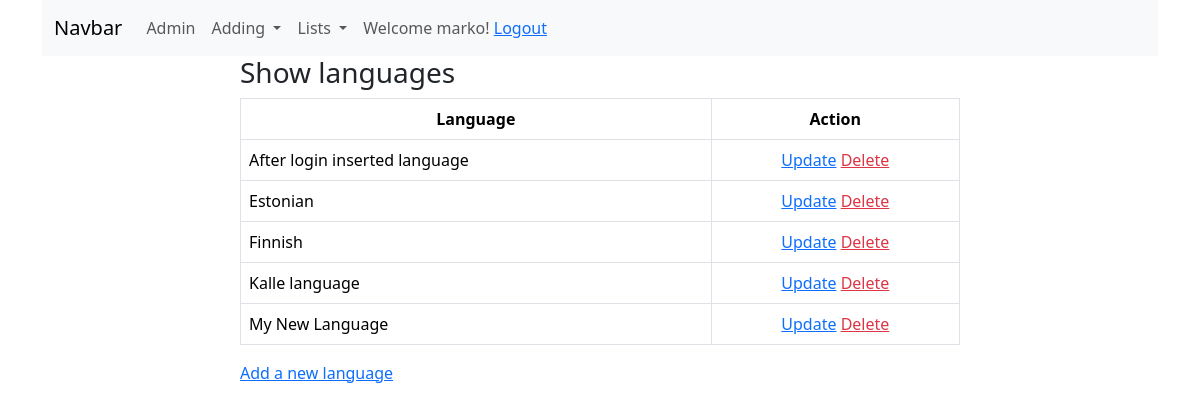
The app's page /booksapp/language_list/ (signed in) with its own data.
### booksapp/models.py (models this page shows)
class Language(models.Model):
    language = models.CharField(max_length=50,
                                validators=[MinLengthValidator(3)])
    def __str__(self):
        return self.language

### booksapp/views.py (the view)
# urls.py: path('language_list/', views.LanguageListView.as_view(), name='language_list'),  # Language List View
class LanguageListView(ListView):
    model = Language
    queryset = Language.objects.order_by('language')

### booksapp/templates/booksapp/language_list.html
{% extends 'base.html' %}
{% block content %}
	<div class="container">
        <div class="row">
            <div class="col-8 mx-auto">
                <h3>Show languages</h3>
                <table class="table table-bordered table-hover">
                    <thead>
                        <tr class="text-center">
                            <th>Language</th>
                            {% if user.is_authenticated %}
                                <th>Action</th>
                            {% endif %}
                        </tr>
                    </thead>
                    <tbody>
                        {% for language in object_list %}
                            <tr>
                                <td>{{ language }}</td>
                                {% if user.is_authenticated %}
                                    <td class="text-center">
                                        <a href="{% url 'booksapp:language_update' pk=language.id %}">Update</a>
                                        <a href="{% url 'booksapp:language_delete' pk=language.id %}" class="text-danger">Delete</a>
                                    </td>
                                {% endif %}
                            </tr>
                        {% endfor %}
                    </tbody>
                </table>
                <a href="{% url 'booksapp:language_create' %}">Add a new language</a>
            </div>
        </div>
    </div>
{% endblock %}

### templates/menu.html (shortened to what this page needs)
<nav class="navbar navbar-expand-lg bg-body-tertiary">
  <div class="container-fluid">
    <a class="navbar-brand" href="{% url 'booksapp:index' %}">Navbar</a>
    <div class="collapse navbar-collapse" id="navbarNavDropdown">
      <ul class="navbar-nav">
        <li class="nav-item">
          <a class="nav-link" href="/admin">Admin</a>
        </li>
      {% if user.is_authenticated %}
        <li class="nav-item dropdown">
          <a class="nav-link dropdown-toggle" href="#" role="button" data-bs-toggle="dropdown" aria-expanded="false">
            Adding
          </a>
        </li>
        {% endif %}
          <li class="nav-item dropdown">
          <a class="nav-link dropdown-toggle" href="#" role="button" data-bs-toggle="dropdown" aria-expanded="false">
            Lists
          </a>
        </li>
           {% if user.is_authenticated %}
                <span class="nav-link">Welcome {{ user.username }}! <a href="{% url 'logout' %}">Logout</a></span>
           {% else %}
                <span class="nav-link">Welcome guest! <a href="{% url 'login' %}">Login</a></span>
           {% endif %}
      </ul>
    </div>
  </div>
</nav>

### records on screen
Language: language "After login inserted language"
Language: language "Estonian"
Language: language "Finnish"
Language: language "Kalle language"
Language: language "My New Language"

### other values on screen
{{ user.username }} "marko"
